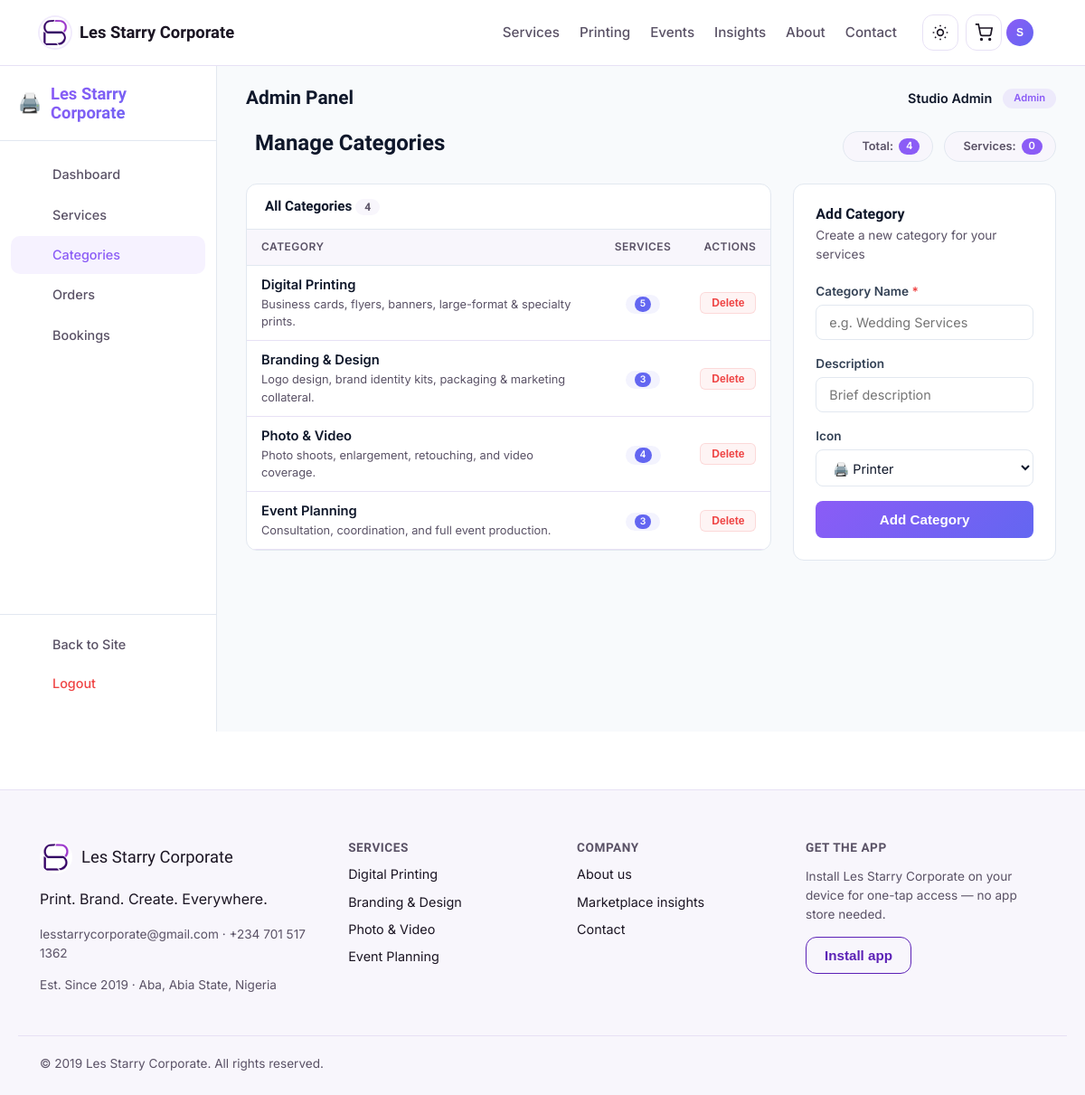
The app's page /admin/categories (signed in) with its own data.
### app/models.py (models this page shows, shortened)
class User(UserMixin, db.Model):
    __tablename__ = "users"
    id = db.Column(db.Integer, primary_key=True)
    full_name = db.Column(db.String(120), nullable=False)
    email = db.Column(db.String(150), unique=True, nullable=False, index=True)
    phone = db.Column(db.String(30))
    password_hash = db.Column(db.String(255), nullable=False)
    is_admin = db.Column(db.Boolean, default=False)
    preferred_theme = db.Column(db.String(20), default="light")
    preferred_currency = db.Column(db.String(10), default="NGN")
    address = db.Column(db.String(255), nullable=True)
    last_login = db.Column(db.DateTime, nullable=True)
    created_at = db.Column(db.DateTime, default=datetime.utcnow)
    updated_at = db.Column(db.DateTime, default=datetime.utcnow, onupdate=datetime.utcnow)
    bookings = db.relationship(
        "Booking",
        foreign_keys="Booking.user_id",
        back_populates="customer",
        lazy=True
    )
    orders = db.relationship("Order", back_populates="customer", lazy=True)
    cart_items = db.relationship("CartItem", back_populates="owner", lazy=True, cascade="all, delete-orphan")
    reviews = db.relationship("Review", back_populates="author", lazy=True)
    assigned_bookings = db.relationship(
        "Booking",
        foreign_keys="Booking.assigned_staff_id",
        back_populates="assigned_staff",
        lazy=True
    )
    wishlist_items = db.relationship("Wishlist", back_populates="user", lazy=True, cascade="all, delete-orphan")
    notifications = db.relationship("Notification", back_populates="user", lazy=True, cascade="all, delete-orphan")
    activities = db.relationship("ActivityLog", back_populates="user", lazy=True, cascade="all, delete-orphan")

class ServiceCategory(db.Model):
    __tablename__ = "service_categories"
    id = db.Column(db.Integer, primary_key=True)
    name = db.Column(db.String(100), unique=True, nullable=False)
    slug = db.Column(db.String(100), unique=True, nullable=False)
    icon = db.Column(db.String(50), default="printer")
    description = db.Column(db.String(255))
    display_order = db.Column(db.Integer, default=0)
    is_active = db.Column(db.Boolean, default=True)
    created_at = db.Column(db.DateTime, default=datetime.utcnow)
    updated_at = db.Column(db.DateTime, default=datetime.utcnow, onupdate=datetime.utcnow)
    services = db.relationship("Service", back_populates="category", lazy=True)

### app/blueprints/admin/routes.py (the view, shortened to what this page needs)
@admin_bp.route("/categories", methods=["GET", "POST"])
@admin_required
def categories():
    all_categories = ServiceCategory.query.all()
    return render_template("admin/categories.html", categories=all_categories)

### app/templates/admin/categories.html (shortened to what this page needs)
{% extends "admin/_layout.html" %}
{% block admin_content %}
<div class="categories-header">
  <h1>
    Manage Categories
  </h1>
  <div class="header-stats">
    <div class="stat-badge">
      Total: <span class="number">{{ categories|length }}</span>
    </div>
    <div class="stat-badge">
      {% set total_services = 0 %}
      {% for c in categories %}
        {% set total_services = total_services + c.services|length %}
      {% endfor %}
      Services: <span class="number">{{ total_services }}</span>
    </div>
  </div>
</div>
<div class="admin-two-col">
  <div class="admin-table-wrap">
    <div class="table-header">
      <h3>
        All Categories
        <span class="count-badge">{{ categories|length }}</span>
      </h3>
    </div>
    {% if categories %}
    <table>
      <thead>
        <tr>
          <th>Category</th>
          <th style="text-align: center;">Services</th>
          <th style="text-align: right;">Actions</th>
        </tr>
      </thead>
      <tbody>
        {% for c in categories %}
        <tr>
          <td>
            <div class="category-name">{{ c.name }}</div>
            {% if c.description %}
            <div class="category-description">{{ c.description }}</div>
            {% endif %}
          </td>
          <td style="text-align: center;">
            <span class="service-count">
              <span class="count-number">{{ c.services|length }}</span>
            </span>
          </td>
          <td style="text-align: right;">
            <form method="post" action="{{ url_for('admin.delete_category', category_id=c.id) }}"
                  onsubmit="return confirm('Delete category \'{{ c.name }}\'? This cannot be undone.');">
              <button type="submit" class="btn-delete" {% if c.services|length > 0 %}title="Cannot delete: category has services"{% endif %}>
                 Delete
              </button>
            </form>
          </td>
        </tr>
        {% endfor %}
      </tbody>
    </table>
    {% else %}
    <div class="empty-state">
      <div class="empty-icon">📭</div>
      <p>No categories yet. Create your first one!</p>
    </div>
    {% endif %}
  </div>
  <div class="admin-panel">
    <h3> Add Category</h3>
    <p class="panel-subtitle">Create a new category for your services</p>
    <form method="post" id="categoryForm" data-loading="true">
      <div class="form-group">
        <label for="name">Category Name <span style="color: #ef4444;">*</span></label>
        <input type="text" id="name" name="name" required placeholder="e.g. Wedding Services" class="form-control">
      </div>
      <div class="form-group">
        <label for="description">Description</label>
        <input type="text" id="description" name="description" placeholder="Brief description" class="form-control">
      </div>
      <div class="form-group">
        <label for="icon">Icon</label>
        <select id="icon" name="icon" class="form-control">
          <option value="printer">🖨️ Printer</option>
        </select>
      </div>
      <button type="submit" class="btn-submit" id="submitBtn">
        <span class="btn-text"> Add Category</span>
      </button>
    </form>
  </div>
</div>
{% endblock %}

### app/templates/admin/_layout.html (shortened to what this page needs)
{% extends "base.html" %}
{% block content %}
<div class="admin-wrapper">
    <aside class="admin-sidebar">
        <div class="admin-sidebar-header">
            <a href="{{ url_for('main.index') }}" class="admin-brand">
                <span class="brand-icon">🖨️</span>
                <span class="brand-name">{{ company_name }}</span>
            </a>
        </div>
        <nav class="admin-nav">
            <a href="{{ url_for('admin.dashboard') }}" class="admin-nav-item {% if request.endpoint == 'admin.dashboard' %}active{% endif %}">
                <span>Dashboard</span>
            </a>
            <a href="{{ url_for('admin.services') }}" class="admin-nav-item {% if request.endpoint == 'admin.services' or request.endpoint == 'admin.new_service' or request.endpoint == 'admin.edit_service' %}active{% endif %}">
                <span>Services</span>
            </a>
            <a href="{{ url_for('admin.categories') }}" class="admin-nav-item {% if request.endpoint == 'admin.categories' %}active{% endif %}">
                <span>Categories</span>
            </a>
            <a href="{{ url_for('admin.orders') }}" class="admin-nav-item {% if request.endpoint == 'admin.orders' %}active{% endif %}">
                <span>Orders</span>
            </a>
            <a href="{{ url_for('admin.bookings') }}" class="admin-nav-item {% if request.endpoint == 'admin.bookings' %}active{% endif %}">
                <span>Bookings</span>
            </a>
        </nav>
        <div class="admin-sidebar-footer">
            <a href="{{ url_for('main.index') }}" class="admin-nav-item">
                <span>Back to Site</span>
            </a>
            <a href="{{ url_for('auth.logout') }}" class="admin-nav-item logout">
                <span>Logout</span>
            </a>
        </div>
    </aside>
    <main class="admin-content">
        <div class="admin-content-header">
            <h2>{% block admin_title %}Admin Panel{% endblock %}</h2>
            <div class="admin-user-info">
                <span class="admin-user-name">{{ current_user.full_name }}</span>
                <span class="admin-user-role">Admin</span>
            </div>
        </div>
        <div class="admin-content-body">
            {% block admin_content %}{% endblock %}
        </div>
    </main>
</div>
{% endblock %}

### app/templates/base.html (shortened to what this page needs)
<!DOCTYPE html>
<html lang="en" data-theme="light">
<head>
<link rel="stylesheet" href="{{ url_for('static', filename='css/style.css') }}">
</head>
<body>
<header class="site-header">
  <div class="container header-inner">
    <a href="{{ url_for('main.index') }}" class="brand">
      <span class="brand-mark" aria-hidden="true">
        <img src="{{ url_for('static', filename='img/brand/logo-mark.png') }}" alt="" width="34" height="34">
      </span>
      <span class="brand-name">{{ company_name }}</span>
    </a>
    <nav class="main-nav" aria-label="Primary">
      <a href="{{ url_for('catalog.list_services') }}">Services</a>
      <a href="{{ url_for('catalog.list_services') }}?category=printing">Printing</a>
      <a href="{{ url_for('catalog.list_services') }}?category=events">Events</a>
      <a href="{{ url_for('main.marketplace_insights') }}">Insights</a>
      <a href="{{ url_for('main.about') }}">About</a>
      <a href="{{ url_for('main.contact') }}">Contact</a>
    </nav>
    <div class="header-actions">
      <button id="theme-toggle" class="icon-btn" aria-label="Toggle dark mode" title="Toggle light/dark mode">
        <svg class="icon-sun" width="20" height="20" viewBox="0 0 24 24" fill="none" stroke="currentColor" stroke-width="2"><circle cx="12" cy="12" r="4"/><path d="M12 2v2M12 20v2M4.9 4.9l1.4 1.4M17.7 17.7l1.4 1.4M2 12h2M20 12h2M4.9 19.1l1.4-1.4M17.7 6.3l1.4-1.4"/></svg>
      </button>
      <a href="{{ url_for('cart.view_cart') }}" class="icon-btn cart-link" aria-label="View cart" id="cartLink">
        <svg width="20" height="20" viewBox="0 0 24 24" fill="none" stroke="currentColor" stroke-width="2"><circle cx="9" cy="21" r="1"/><circle cx="20" cy="21" r="1"/><path d="M1 1h4l2.7 13.4a2 2 0 002 1.6h9.7a2 2 0 002-1.6L23 6H6"/></svg>
      </a>
      {% if current_user.is_authenticated %}
      <div class="user-menu" id="userMenu">
        <button class="icon-btn user-btn" id="userMenuBtn" aria-haspopup="true" aria-expanded="false" aria-label="User menu">
          <span class="user-avatar">{{ current_user.full_name[0]|upper }}</span>
        </button>
      </div>
      {% else %}
      <a href="{{ url_for('auth.login') }}" class="btn btn-ghost btn-sm">Log in</a>
      <a href="{{ url_for('auth.register') }}" class="btn btn-primary btn-sm">Sign up</a>
      {% endif %}
    </div>
  </div>
</header>
<main id="main-content">
  {% block content %}{% endblock %}
</main>
<footer class="site-footer">
  <div class="container footer-grid">
    <div class="footer-brand">
      <div class="footer-brand-mark">
        <img src="{{ url_for('static', filename='img/brand/logo-mark.png') }}" alt="{{ company_name }} logo" width="36" height="36">
        <span class="brand-name">{{ company_name }}</span>
      </div>
      <p>{{ company_tagline }}</p>
      <p class="footer-meta">{{ company_email }} · {{ company_phone }}</p>
      <p class="footer-meta">Est. {{ company_founded }} · Aba, Abia State, Nigeria</p>
    </div>
    <div class="footer-col">
      <h4>Services</h4>
      <a href="{{ url_for('catalog.list_services') }}?category=printing">Digital Printing</a>
      <a href="{{ url_for('catalog.list_services') }}?category=branding">Branding &amp; Design</a>
      <a href="{{ url_for('catalog.list_services') }}?category=photo-video">Photo &amp; Video</a>
      <a href="{{ url_for('catalog.list_services') }}?category=events">Event Planning</a>
    </div>
    <div class="footer-col">
      <h4>Company</h4>
      <a href="{{ url_for('main.about') }}">About us</a>
      <a href="{{ url_for('main.marketplace_insights') }}">Marketplace insights</a>
      <a href="{{ url_for('main.contact') }}">Contact</a>
    </div>
    <div class="footer-col">
      <h4>Get the app</h4>
      <p class="footer-meta">Install {{ company_name }} on your device for one-tap access — no app store needed.</p>
      <button id="install-btn" class="btn btn-outline" hidden>Install app</button>
    </div>
  </div>
  <div class="container footer-bottom">
    <span>&copy; {{ company_founded.split()[-1] if company_founded else '2026' }} {{ company_name }}. All rights reserved.</span>
  </div>
</footer>
</body>
</html>

### records on screen
User: full_name "S", full_name "Studio Admin"
ServiceCategory: name "Digital Printing", description "Business cards, flyers, banners, large-format & specialty prints.", services|length "5"
ServiceCategory: name "Branding & Design", description "Logo design, brand identity kits, packaging & marketing collateral.", services|length "3"
ServiceCategory: name "Photo & Video", description "Photo shoots, enlargement, retouching, and video coverage.", services|length "4"
ServiceCategory: name "Event Planning", description "Consultation, coordination, and full event production.", services|length "3"

### other values on screen
{{ company_name }} "Les Starry Corporate"
{{ categories|length }} "4"
{{ total_services }} "0"
{{ company_tagline }} "Print. Brand. Create. Everywhere."
{{ company_email }} "lesstarrycorporate@gmail.com"
{{ company_phone }} "+234 701 517 1362"
{{ company_founded }} "Since 2019"
{{ company_founded.split()[-1] if company_founded else '2026' }} "2019"
